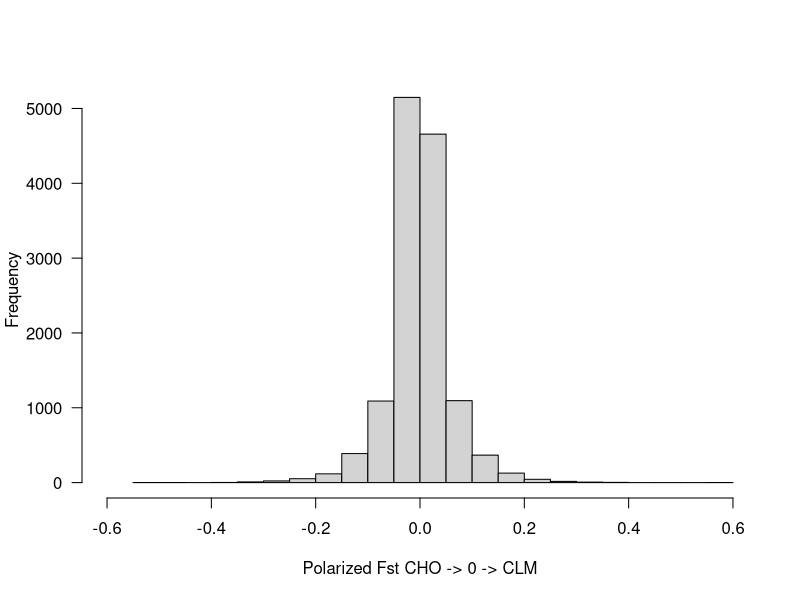
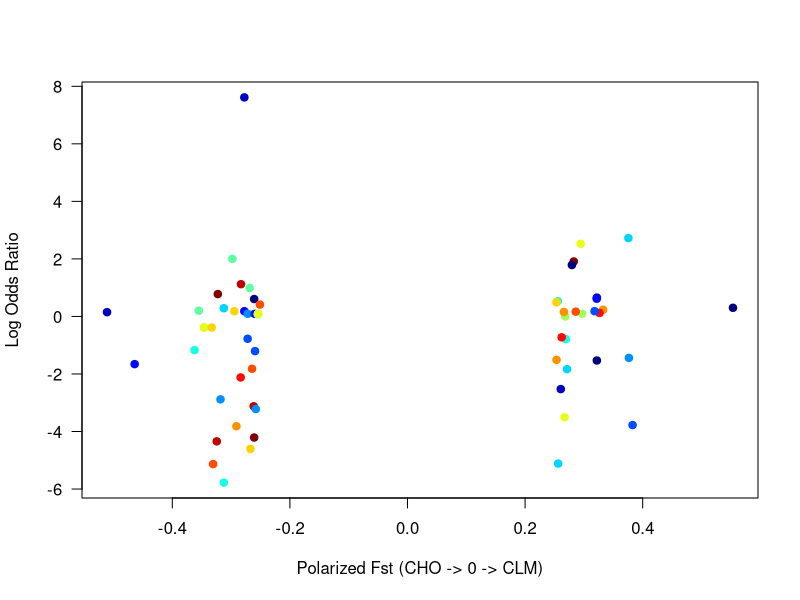

R code for these plots, in order: (Note: this script raises an error after producing the figures.)
d = read.table("clm_vs_cho.txt", header=T, sep="\t", quote="")
d$polarizedFst = d$Fst
d$polarizedFst[d$Ref.Freq.CLM < d$Ref.Freq.CHO] = d$polarizedFst[d$Ref.Freq.CLM < d$Ref.Freq.CHO]*-1

jet.colors <-colorRampPalette(c("#00007F", "blue", "#007FFF", "cyan",
                     "#7FFF7F", "yellow", "#FF7F00", "red", "#7F0000"))

library(Hmisc)

set = unique(d$HigherLevel)
cols = as.character(jet.colors(length(set)))

pdf("FstDist.pdf", useDingbats = F)
hist(d$polarizedFst, freq = T, las=1, breaks = 20, xlim=c(-0.6, 0.6), xlab="Polarized Fst CHO -> 0 -> CLM", main="")
dev.off()



pdf("all.pdf", useDingbats = F)
plot(d$polarizedFst[abs(d$polarizedFst) >= 0.25], log(d$OR[abs(d$polarizedFst) >= 0.25]), las=1, pch=19, cex=1, col=cols, xlab = "Polarized Fst (CHO -> 0 -> CLM)", ylab = "Log Odds Ratio")
points(d$polarizedFst[abs(d$polarizedFst) < 0.25], log(d$OR[abs(d$polarizedFst) < 0.25]), las=1, pch=19, cex=0.5, col=alpha(cols,0.5))
legend("topright", legend = unique(d$HigherLevel), fill=cols)
dev.off()


pdf("all.pdf", useDingbats = F)
plot(d$polarizedFst, log(d$OR), las=1, pch=19, cex=0.5, col=cols, xlab = "Polarized Fst (CHO -> 0 -> CLM)", ylab = "Log Odds Ratio")
legend("topright", legend = unique(d$HigherLevel), fill=cols)
dev.off()



for(i in 1:length(set)){
  s = d[d$HigherLevel == set[i],]
  #print(s[1,])
  pdf(paste0(set[i], ".pdf"), useDingbats = F)
  plot(s$polarizedFst, log(s$OR), las=1, pch=19, cex=1, col=cols[i], main=set[i], xlim = c(-0.5, 0.5), xlab = "Polarized Fst (CHO -> 0 -> CLM)", ylab = "Log Odds Ratio")
  abline(h = 0)
  # abline(v = 0.25)
  # abline(v = -0.25)
  dev.off()
}



d = read.table("highConf-v3.txt", sep="\t", header=T, quote="", na.strings = "")

pdf("bar.pdf", useDingbats = F)
barplot(d$Polarized.Fst, names.arg = d$Trait, las=2, ylim=c(-0.6, 0.4), col=c(rep("blue",10), rep("orange", 10)), ylab="Polarized FST")
dev.off()

pdf("bar-freq.pdf", useDingbats = F)
barplot(t(cbind(d$EffectAlleleCLM, d$EffectAlleleCHO)), beside=T, names.arg = d$Trait, las=2, col=c("green", "purple"), ylim=c(0,1))
dev.off()

library(Hmisc)
library(gplots)
cols=colorRampPalette(c("blue", "black","red"))

pdf("heatmap.pdf", useDingbats = F)
heatmap.2(cbind(d$EffectAlleleCLM, d$EffectAlleleCHO), col=cols(250), trace="none", density.info=c("none"), Rowv=FALSE, Colv = FALSE, dendrogram = "none")
dev.off()
